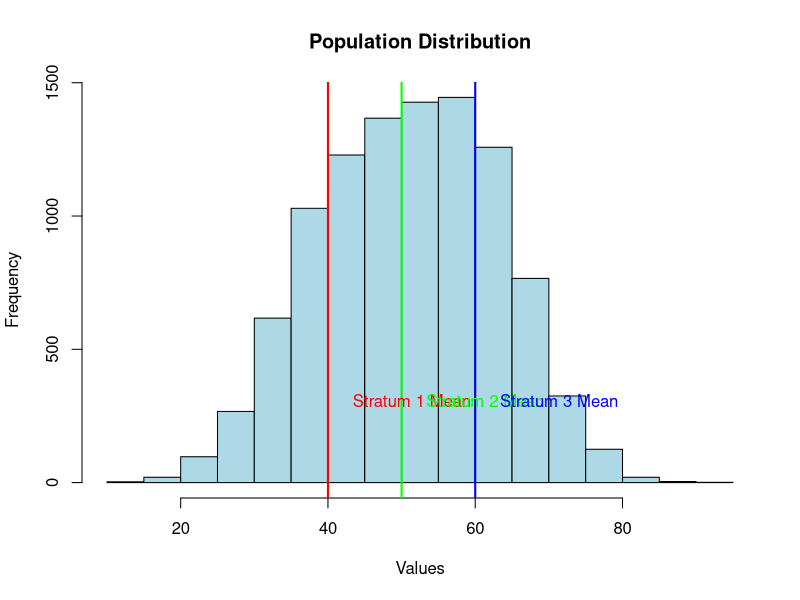
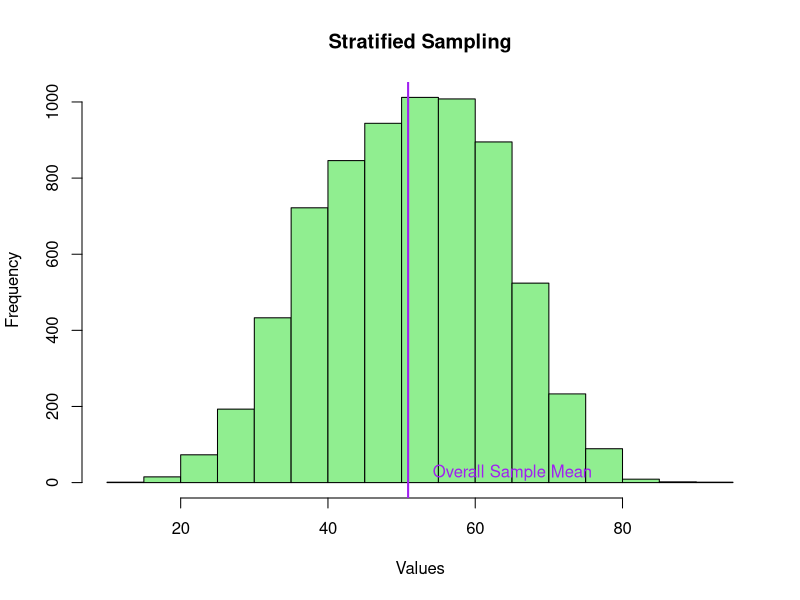

Recreate these plots in R, in order.
# Install and load required packages
if (!requireNamespace("dplyr", quietly = TRUE)) {
  install.packages("dplyr")
}
library(dplyr)

# Set a seed for reproducibility
set.seed(42)

# Generate a synthetic dataset with three strata
stratum_sizes <- c(3000, 3000, 4000)
stratum_means <- c(40, 50, 60)
stratum_sds <- c(8, 10, 8)

population <- numeric(0)
for (i in 1:length(stratum_sizes)) {
  population <- c(population, rnorm(stratum_sizes[i], mean = stratum_means[i], sd = stratum_sds[i]))
}

# Convert the population to a data frame
population_df <- data.frame(values = population)

# Stratified Sampling using dplyr
stratified_sample <- population_df %>%
  group_by(stratum = cut(values, breaks = c(-Inf, 45, 55, Inf))) %>%
  sample_frac(size = 0.7)

# Plot the population distribution
hist(population_df$values, main = "Population Distribution", xlab = "Values", col = "lightblue", border = "black")

# Add vertical lines at the stratum means
abline(v = stratum_means, col = c("red", "green", "blue"), lwd = 2)

# Add text to label the stratum means
text(stratum_means + 2, 300, c("Stratum 1 Mean", "Stratum 2 Mean", "Stratum 3 Mean"), col = c("red", "green", "blue"), pos = 4)

# Plot the stratified sample distribution
hist(stratified_sample$values, main = "Stratified Sampling", xlab = "Values", col = "lightgreen", border = "black")

# Add a vertical line at the overall sample mean
abline(v = mean(stratified_sample$values), col = "purple", lwd = 2)

# Add text to label the overall sample mean
text(mean(stratified_sample$values) + 2, 25, "Overall Sample Mean", col = "purple", pos = 4)
